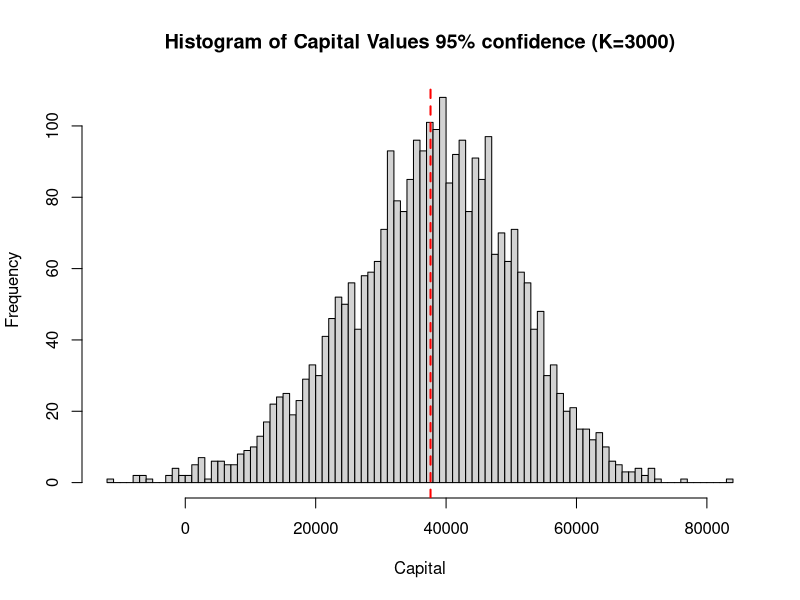

The R source for this figure:
## ---- chunk 1
knitr::opts_chunk$set(echo = TRUE)
## ---- chunk 2
rm(list=ls())
set.seed(1)
## ---- chunk 3
# this function simulates events and their timing, according to a homogeneous poisson process, and outputs the number of events that occur within the time horizon specified
num_hom = function(horizon, rate) {
  
  # initialise
  t = 0 # current time
  I = 0 # number of events
  S = c() # will hold event times
  
  # simulate events and stop when current event time surpasses the time horizon
  while (t <= horizon){
    
    # generate time of next event
    U = runif(1)
    t = t - (1/rate) * log(U)
    
    # only increment count of events if new event time does not surpass the time horizon
    if (t <= horizon) {
      I <- I + 1
      S <- c(S, t)
    }
  }
  
  # return the number of events that occured
  return(I)
}
## ---- chunk 4
# this function simulates events and their timing, according to a non-homogeneous poisson process, and outputs the number of events that occur within the time horizon specified
num_nonhom_leave = function(horizon) {
  
  # initialise
  t = 0 # current time
  I = 0 # number of events
  S = c() # will hold event times
  
  mu_bound <- 1/12 # upper bound for non-homogeneous poisson process with rate mu(t)

  # simulate events and stop when current event time surpasses the time horizon
  while (t <= horizon){
    
    # generate time of next event
    U = runif(1)
    t = t - (1/mu_bound) * log(U)
    
    # calculate likelihood of an event occurring at the current time
    L <- mu(t) / mu_bound

    # only increment the count of events if the generated random variable is less than or equal to the likelihood
    if (runif(1) <= L){
      I = I + 1
      S = c(S,t)
    } 
  }
  
  # return the number of events that occured
  return(I)
}
## ---- chunk 5
# this function simulates whether or not a claim is made, based on a Bernoulli distributed random variable, with probability of success (claim made) at 0.6
rv_bernoulli <- function(p_success) {
  return(runif(1) < 0.6)
}
## ---- chunk 6
# this function simulates the amount claimed on an accident, based on the given function 300X+500, where X takes values {0, 1, ..., 10} and follows the uniform distribution 
rv_specific_discrete <- function() {
  X <- floor(11 * runif(1))
  return(300 * X + 500)
}
## ---- chunk 7
# this function calculates the sample mean, which is an unbiased estimator of the population mean (i.e. C12, the capital after 12 months)
sample_mean <- function(x, n) {
  x_bar <- sum(x) / n
  return(x_bar)
}
## ---- chunk 8
# this function calculates the sample standard deviation
sample_sd <- function(x, sample_size) {
  
  # calculate the sample mean
  x_bar <- sample_mean(x, sample_size)
  
  # calculate the sum of squared differences from the mean
  squared_diff_sum <- sum((x - x_bar)^2)
  
  # hence calculate the sample variance (s^2)
  s2 <- squared_diff_sum / (sample_size - 1)
  
  # returns the sample standard deviation
  return(sqrt(s2))
}
## ---- chunk 9
n_0 <- 0 # initial number of customers
c_0 <- 50000 # initial capital stock
M <- 300 # fixed monthly fee
C <- 30000 # capital threshold before legal complications
lambda <- 3 # monthly rate at which customers join 
mu <- function(t) 1/(12 + t) # monthly rate at which customers leave 
alpha <- 3.5 # annual rate of accidents 
K <- 3000 # the number of simulation iterations
## ---- chunk 10
# initialize results and counters

verdict <- c() # stores 0s and 1s where a 1 indicates company 'failed'
capital <- c() # stores the capital available at the end of the 12 months

for (i in 1:K) {
  
  # initialise 
  t <- 0 # current time
  n <- n_0 # starting number of customers
  c <- c_0 # starting amount of capital

  # repeat for each of the 12 months in a year
  for (month in 1:12) {
    
    # ARRIVALS (per month)
    num_join_month = num_hom(1, lambda)
    
    # DEPARTURES (per month)
    num_leave_month = num_nonhom_leave(1)
    
    # -update- capital (based on number of clients and their membership payment (per month))
    n <- n + num_join_month - num_leave_month
    c <- c + n*M
    
    # ACCIDENTS (per customer per month)
    num_acc_month <- 0
    for (j in 1:n) {
      num_acc_customer <- num_hom(1, alpha/12)
      
      # -update- accidents counter
      num_acc_month <- num_acc_month + num_acc_customer
    }

    # CLAIM & AMOUNT (per accident)
    for (k in 1:num_acc_month) {
      
      # claim, per accident
      claim_made_customer = rv_bernoulli(0.6)
      
      # amount, per accident
      if (claim_made_customer) {
        amount_claimed_customer = rv_specific_discrete()
        
        # -update- capital (based on each accident claimed)
        c <- c - amount_claimed_customer
      }
    }
  }
  
  # -update- verdict (for current simulation year) 
  if (c < C) {
    verdict = c(verdict, 1) # record 'company failed' as 1
  } else {
    verdict = c(verdict, 0) # record 'company succeeded' as 0
  }
  # -update- capital at the end of the year
  capital <- c(capital, c)
}
## ---- chunk 11
# NEW PARAMETERS for the confidence related calculations
desired_margin_of_error <- 500  
confidence_level <- 0.9 
K_increment <- 500 # note: for the 95% confidence, need around K=3000 to be within the desired margin or error

# calculate sample mean and sample standard deviation
mean_capital <- sample_mean(capital, K)
sd_capital <- sample_sd(capital, K)

# calculate the margin of error allowed for 90% confidence of estimate of E[C12]
critical_value <- 1.959964 # critical value for 95%
actual_margin_of_error <- critical_value * (sd_capital / sqrt(K))

# check if desired margin met (2 × actual_margin_of_error < 500);
# -> not satisfied: increase iterations and reconstruct the 90% confidence interval
if (actual_margin_of_error <= desired_margin_of_error) {
  
  # required condition met, output results and end
  summary_results <- data.frame(
  "Measure" = c("Estimated E(C12) with 95% confidence within £500 of true (£)",
                "Lower bound of confidence interval (£)",
                "Upper bound of confidence interval (£)",
                "Difference in upper and lower bounds (£)",
                "Variance of estimate for C12",
                "Number of iterations"),
  "Value" = c(mean_capital,
              mean_capital-actual_margin_of_error,
              mean_capital+actual_margin_of_error,
              actual_margin_of_error*2,
              sd_capital,
              K)
  )
  print(summary_results)

} else {
  # actual margin increase the number of iterations
  K <- K + K_increment 
  paste0("Calculated margin is too big. Rerun. Number of iterations has been increased to: ", K)
  }
## ---- chunk 12
# simulate values of capital and create a histogram
hist(capital, breaks = 100, main = "Histogram of Capital Values 95% confidence (K=3000)", xlab = "Capital", ylab = "Frequency")
abline(v = mean_capital, col = "red", lty = 2, lwd = 2)
